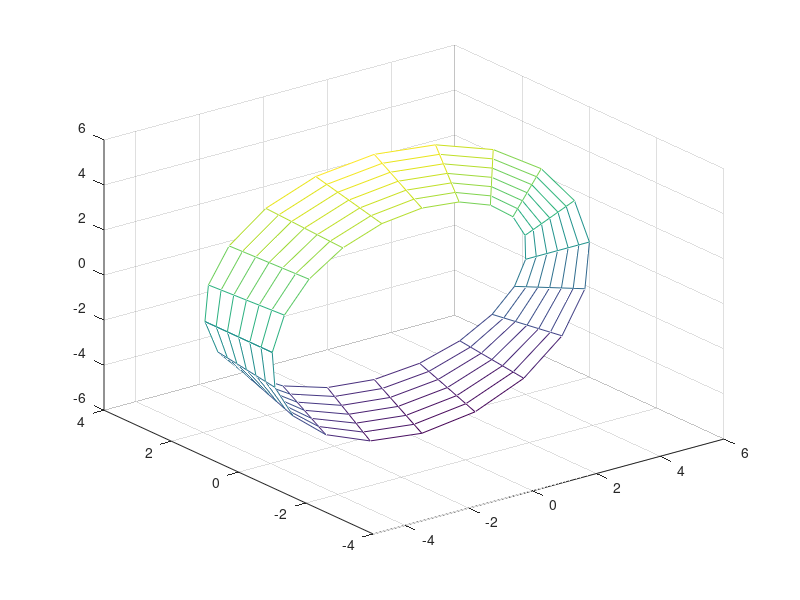

Write MATLAB code to recreate this figure.
#!/usr/bin/octave -qf

R = 5;          # radius of the strip
W = 2;          # width of the strip
phiSteps = 20;  # resolution in phi
ySteps = 6;     # resolution in y

phi = -pi:2*pi/phiSteps:pi;
y = -W/2:W/ySteps:W/2;

X = Y = Z = zeros(max(size(y)), max(size(phi)));
for row = 1:max(size(y))
    for column = 1:max(size(phi))
        r = R - y(row) * cos(phi(column)/2);
        X(row, column) = r * cos(phi(column));
        Y(row, column) = -y(row) * sin(phi(column)/2);
        Z(row, column) = r * sin(phi(column));
    endfor
endfor

mesh(X, Y, Z);
axis([-R, R+W/2, -2*W, 2*W, -R-W/2, R+W/2]);
print -dpng moebius.png
input("Press any key...");
